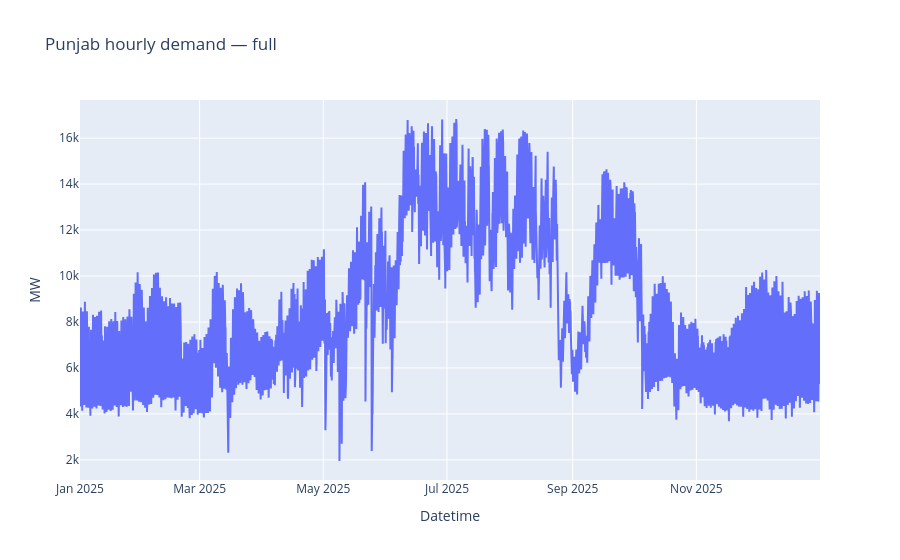
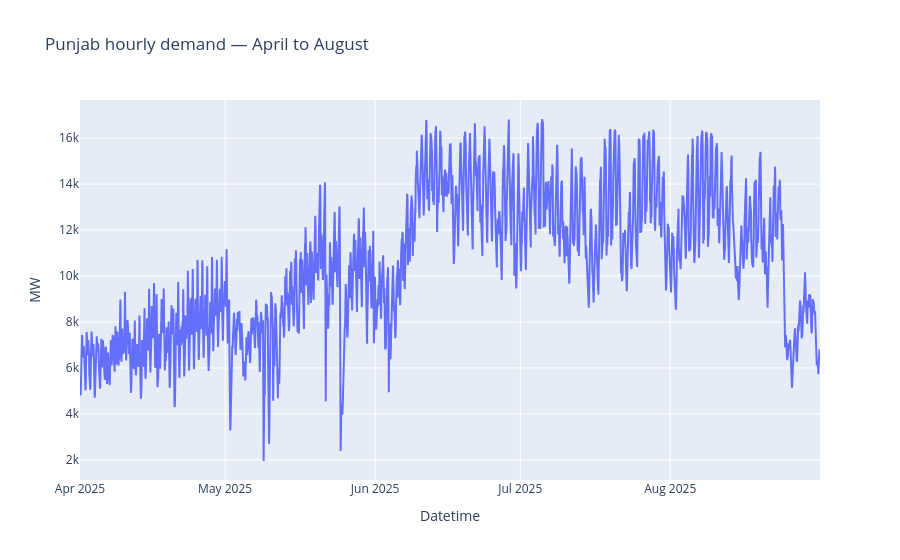

Notebook code cell kept with these figures, in order:
### Markdown cell above
# Data Collection, Processing and EDA

### Code cell
%pip -q install openpyxl

import pandas as pd
import plotly.graph_objects as go
from pathlib import Path

path = Path("data") / "Yearly Demand Profile.xlsx"
df = pd.read_excel(path)

state_col = next(c for c in df.columns if str(c).strip().lower() == "state")
date_col = next(c for c in df.columns if str(c).strip().lower() == "date")
demand_col = next(c for c in df.columns if "demand" in str(c).lower())

df_p = df[df[state_col].astype(str).str.contains("punjab", case=False, na=False)].copy()
df_p["year"] = df_p[state_col].astype(str).str.extract(r"(\d{4})", expand=False)
df_p["datetime"] = pd.to_datetime(df_p["year"] + " " + df_p[date_col].astype(str), format="%Y %d-%b %I%p", errors="coerce")
df_p["demand_mw"] = pd.to_numeric(df_p[demand_col], errors="coerce")
df_p = df_p.dropna(subset=["datetime", "demand_mw"]).sort_values("datetime")

display(df_p.head())
fig1 = go.Figure(go.Scatter(x=df_p["datetime"], y=df_p["demand_mw"], mode="lines"))
fig1.update_layout(title="Punjab hourly demand — full", xaxis_title="Datetime", yaxis_title="MW")
fig1.show()



df_p_apr_aug = df_p[df_p["datetime"].dt.month.between(4, 8)]
fig2 = go.Figure(go.Scatter(x=df_p_apr_aug["datetime"], y=df_p_apr_aug["demand_mw"], mode="lines"))
fig2.update_layout(title="Punjab hourly demand — April to August", xaxis_title="Datetime", yaxis_title="MW")
fig2.show()

### Figure 1 — Plotly figure (JSON) as saved in the notebook; plotly's stock layout.template omitted (floating-point values rounded to 4 significant figures; data arrays with more than 128 entries replaced by an {"elided": "..."} marker saying what was removed)
{"data": [{"mode": "lines", "type": "scatter", "x": {"elided": "8760 str values"}, "y": {"elided": "8760 float values"}}], "layout": {"title": {"text": "Punjab hourly demand — full"}, "xaxis": {"title": {"text": "Datetime"}}, "yaxis": {"title": {"text": "MW"}}}}

### Figure 2 — Plotly figure (JSON) as saved in the notebook; plotly's stock layout.template omitted (floating-point values rounded to 4 significant figures; data arrays with more than 128 entries replaced by an {"elided": "..."} marker saying what was removed)
{"data": [{"mode": "lines", "type": "scatter", "x": {"elided": "3672 str values"}, "y": {"elided": "3672 float values"}}], "layout": {"title": {"text": "Punjab hourly demand — April to August"}, "xaxis": {"title": {"text": "Datetime"}}, "yaxis": {"title": {"text": "MW"}}}}
